Frame 1 (no input): blank canvas, image omitted
Frame 60 (the mouse pressed at the canvas centre just before this capture): blank canvas, image omitted
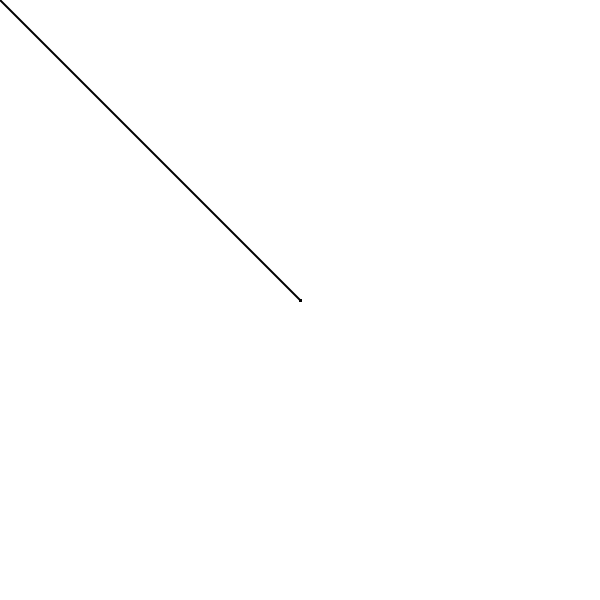
Frame 120 (the mouse held since frame 60 and released just before this capture)

The Processing sketch whose frames 1 and 60 were blank and that drew this single picture after the mouse press (run headless with seeded random() and noise(); from frame 60 on, the mouse is pressed at the canvas centre):

// Processing sketch: sketch_260421a_paint_v2
// ── sketch_260421a_paint_v2.pde
// PPaint v2
/*
  esto es un comentario de varias lineas
 - pmouseX y pmouseY: variables del entorno que devuelven la posicion del mouse en el frame anterior
 - con la operacion '+' puedo sumar numeros o concatenar texto
 - cada variable es unica y solo guardan 1 valor
 - ----------------------
 - variables GLOBALES vs LOCALES
 - - GLOBALES funcionan en todo el codigo
 - - LOCALES funcionan solo entre las llaves de la estructura (setup, draw, etc)
 - condicionales IF: si tal cosa es verdad, entonces ejecuta el codigo entre llaves
 - variable 'key' es la ultima tecla presionada
 - '=' asigna valor, '==' es pregunta por igualdad
 /
 */

// variables de usuario/programador
int GROSOR = 1;  //default: 1
color COLOR = color( 0 );  //default: negro

void setup() {  //1 vez al iniciar el programa
  size( 600, 600 );
  background( 255 );

  //frameRate( 15 );  //modo didactico: NO USAR
}

void draw() {  // X veces por segundo, todo el tiempo hasta frenar el programa

  //uso de VARIABLES para afectar las PROPIEDADES de dibujo
  stroke( COLOR );
  strokeWeight( GROSOR );

  // mi lapiz
  //circle( mouseX, mouseY, 15 );
  line( mouseX, mouseY, pmouseX, pmouseY );

  //println( COLOR );  //todo es numeros

  //if( mousePressed ){  //mientras mantengo presionado el mouse, xq estoy en el ciclo draw
  //  GROSOR = GROSOR + 1;
  //}
}

// EVENTOS, un acercamiento a condicionales

void mousePressed() {  // CUANDO presiono el mouse
  //GROSOR = 5;
  GROSOR = GROSOR + 1;  // sumo 1 al valor actual (incremento en 1)

  println( "GROSOR: " + GROSOR );  //imprimo en consola el valor de grosor
}

void keyPressed() {  // CUANDO apreto una tecla del teclado
  //
  println( key );
  //
  if ( key == 'r' ) {  //si la tecla presionada es la 'r' minuscula
    COLOR = color( 200, 0, 0 );  //rojo
  }
  if ( key == 'b' ){
    COLOR = color( 0 );  //negro
  }
  if( key == ' ' ){  //barra espaciadora
    background( 255 );
  }
}

void mouseDragged() {  // CUANDO arrastro el mouse presionado "draggear"
}
